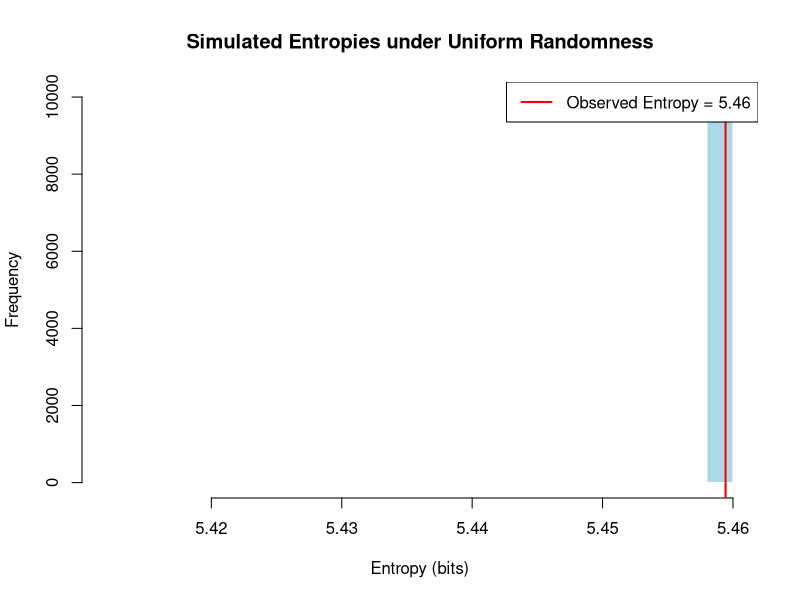

The R source for this figure:

# 1. Function to compute entropy
compute_entropy <- function(x) {
  freq_table <- table(x)
  probs <- freq_table / sum(freq_table)
  entropy <- -sum(probs * log2(probs))
  return(entropy)
}

# 2. Observed data
numbers <- c(654665, 228258, 018589, 318108, 496465, 966409, 276292, 872798, 790606, 225880, 384753, 380566, 033805, 767658, 902493, 808720, 491476, 852434, 763824, 535193, 791198, 358267, 856442, 702500, 956261, 906910, 010452, 295959, 588784, 748264, 575990, 008650, 044167, 118292, 515368, 672483, 173786, 993161, 542175, 835775, 856056, 974347, 106009, 118917)

obs_entropy <- compute_entropy(numbers)
cat("Observed entropy:", obs_entropy, "bits\n")

# 3. Simulate null distribution of entropy under uniform randomness
set.seed(123)
n <- length(numbers)    # sample size
nsim <- 10000           # number of simulations
sim_entropies <- numeric(nsim)

for (i in 1:nsim) {
  sim_data <- sample(0:999999, n, replace = TRUE)
  sim_entropies[i] <- compute_entropy(sim_data)
}

# 4. Compute the p-value (one-sided: probability of seeing an entropy as low as observed)
p_value <- mean(sim_entropies <= obs_entropy)
cat("P-value:", p_value, "\n")

# 5. Visualize the simulated null distribution with the observed entropy
hist(sim_entropies, breaks = 30, main = "Simulated Entropies under Uniform Randomness",
     xlab = "Entropy (bits)", col = "lightblue", border = "white")
abline(v = obs_entropy, col = "red", lwd = 2)
legend("topright", legend = sprintf("Observed Entropy = %.2f", obs_entropy),
       col = "red", lwd = 2)
